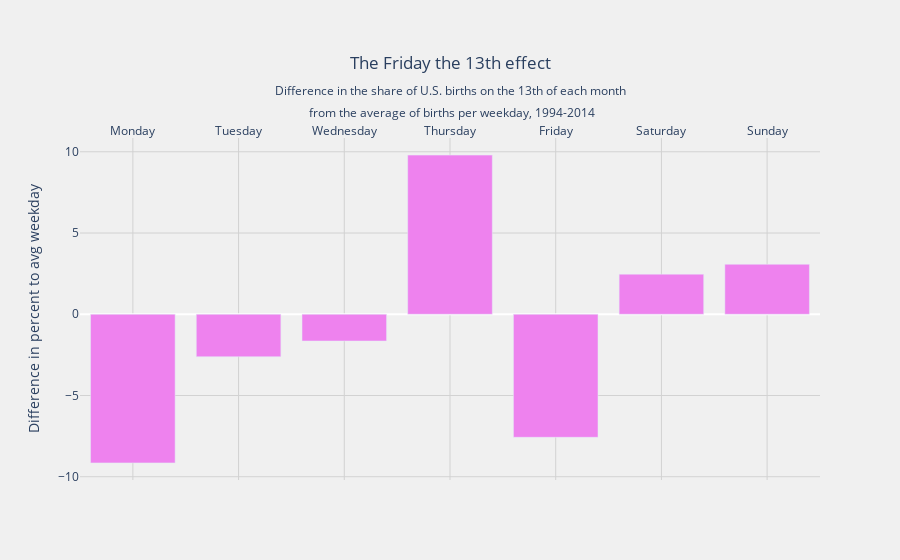

The code cell stored with this chart in its notebook:
### Markdown cell above
Therefore, we created a plot, that takes all weekdays into account, and not just the 6th and 20th and we can see that the values differ significantly

### Code cell
fig = px.bar(births_per_day_and_weekday[births_per_day_and_weekday["date_of_month"]==13], 
             x='weekday', 
             y='percentage_total_day_of_week', 
             title="The Friday the 13th effect<br> <sub>Difference in the share of U.S. births on the 13th of each month <br> from the average of births per weekday, 1994-2014</sub>",
             labels=dict(weekday=" ", percentage_total_day_of_week="Difference in percent to avg weekday"),
            color_discrete_sequence=["violet"],)
fig.update_layout(title_x=0.5, paper_bgcolor='rgba(240,240,240,240)',
    plot_bgcolor='rgba(0,0,0,0)')
fig.update_layout(title_x=0.5)
fig.update_xaxes(showgrid=True, side="top", title_standoff=100, gridcolor="#D2D2D2")
fig.update_yaxes(showgrid=True, gridcolor="#D2D2D2")
fig.update_layout(title_x=0.5)
fig.show()

### Figure 1 — Plotly figure (JSON) as saved in the notebook; plotly's stock layout.template omitted (floating-point values rounded to 4 significant figures)
{"data": [{"alignmentgroup": "True", "hovertemplate": " =%{x}<br>Difference in percent to avg weekday=%{y}<extra></extra>", "legendgroup": "", "marker": {"color": "violet", "pattern": {"shape": ""}}, "name": "", "offsetgroup": "", "orientation": "v", "showlegend": false, "textposition": "auto", "type": "bar", "x": ["Monday", "Tuesday", "Wednesday", "Thursday", "Friday", "Saturday", "Sunday"], "xaxis": "x", "y": [-9.149, -2.616, -1.645, 9.796, -7.574, 2.467, 3.075], "yaxis": "y"}], "layout": {"barmode": "relative", "legend": {"tracegroupgap": 0}, "paper_bgcolor": "rgba(240,240,240,240)", "plot_bgcolor": "rgba(0,0,0,0)", "title": {"text": "The Friday the 13th effect<br> <sub>Difference in the share of U.S. births on the 13th of each month <br> from the average of births per weekday, 1994-2014</sub>", "x": 0.5}, "xaxis": {"anchor": "y", "domain": [0, 1], "gridcolor": "#D2D2D2", "showgrid": true, "side": "top", "title": {"standoff": 100, "text": " "}}, "yaxis": {"anchor": "x", "domain": [0, 1], "gridcolor": "#D2D2D2", "showgrid": true, "title": {"text": "Difference in percent to avg weekday"}}}}
